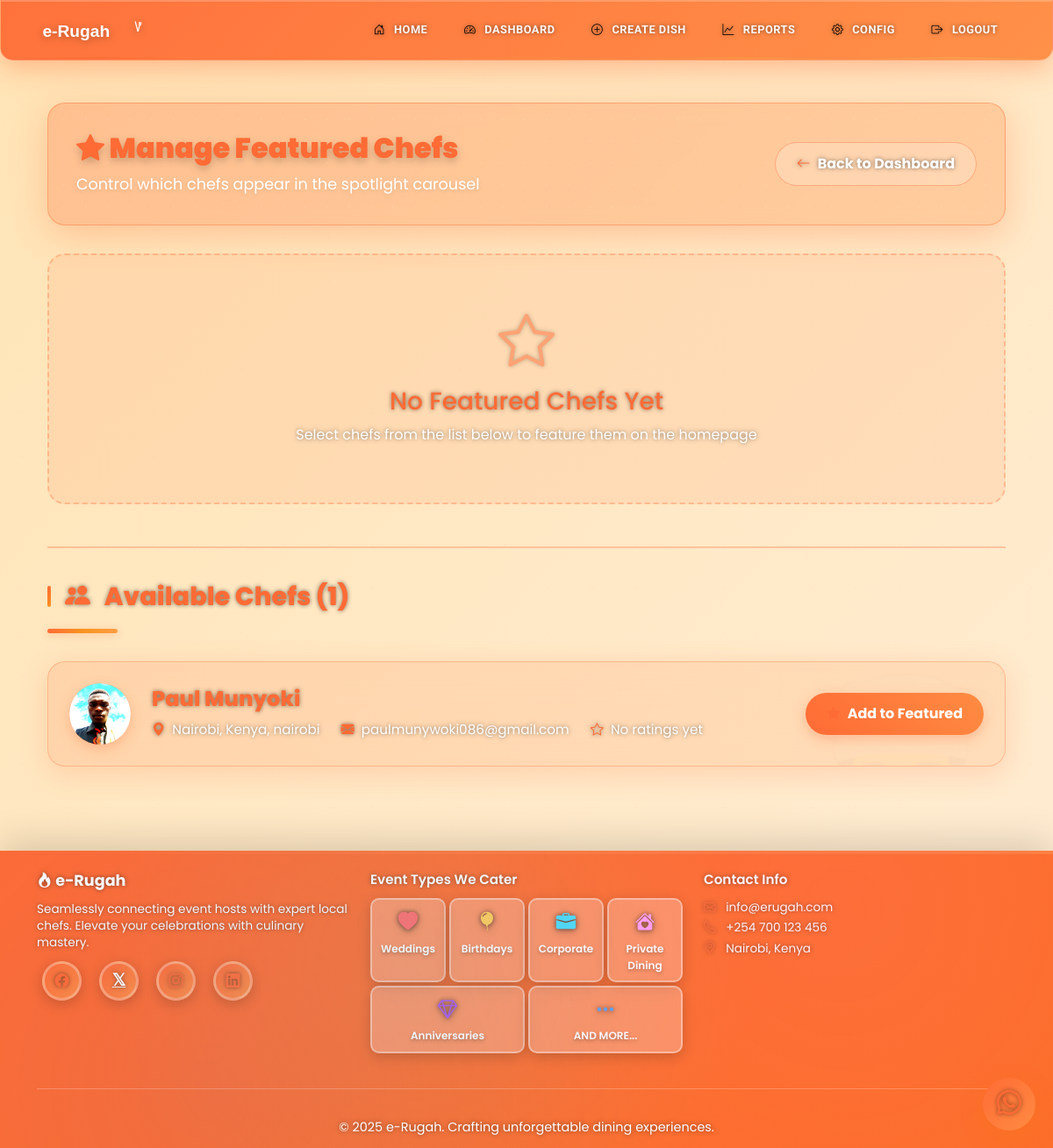
/admin/featured-chefs (signed in), run on the app's committed database.
### models.py (models this page shows, shortened)
class Chef(db.Model):
    id = db.Column(db.Integer, primary_key=True)
    user_id = db.Column(db.Integer, db.ForeignKey('user.id'), nullable=False)
    name = db.Column(db.String(100), nullable=False)
    phone = db.Column(db.String(20), nullable=False)
    county = db.Column(db.String(50), nullable=False)
    sub_county = db.Column(db.String(50), nullable=False)
    town = db.Column(db.String(50), nullable=False)
    about = db.Column(db.Text)
    meals_offered = db.Column(db.Text)
    photo_url = db.Column(db.String(200))
    is_verified = db.Column(db.Boolean, default=False)
    is_approved = db.Column(db.Boolean, default=False)
    created_at = db.Column(db.DateTime, default=datetime.utcnow)
    rating_total = db.Column(db.Integer, default=0)
    rating_count = db.Column(db.Integer, default=0)
    is_featured = db.Column(db.Boolean, default=False)
    featured_priority = db.Column(db.Integer, default=100)
    bookings = db.relationship('Booking', backref='chef', lazy=True)
    @property
    def location(self):
        return f"{self.town}, {self.county}"
    @property
    def has_ratings(self):
        return bool(self.rating_count)

class User(UserMixin, db.Model):
    id = db.Column(db.Integer, primary_key=True)
    email = db.Column(db.String(120), unique=True, nullable=False)
    password_hash = db.Column(db.String(200), nullable=False)
    role = db.Column(db.String(20), nullable=False)
    email_verified = db.Column(db.Boolean, default=False)
    sms_verified = db.Column(db.Boolean, default=False)
    created_at = db.Column(db.DateTime, default=datetime.utcnow)
    chef = db.relationship('Chef', backref='user', uselist=False, lazy=True)
    events = db.relationship('Event', backref='customer', lazy=True)

### main.py (the view)
@app.route('/admin/featured-chefs')
@role_required('admin')
def admin_featured_chefs():
    all_chefs = Chef.query.filter(
        Chef.is_verified.is_(True),
        Chef.is_approved.is_(True)
    ).order_by(
        Chef.is_featured.desc(),
        func.coalesce(Chef.featured_priority, 0).desc(),
        Chef.name
    ).all()
    return render_template('admin_featured_chefs.html', chefs=all_chefs)

### main.py (called while the page is built)
@app.context_processor
def inject_year():
    return {'year': datetime.now().year}

@login_manager.user_loader
def load_user(user_id):
    return User.query.get(int(user_id))

def role_required(role):
    def decorator(f):
        @wraps(f)
        @login_required
        def decorated_function(*args, **kwargs):
            if current_user.role != role:
                flash('Access denied. Insufficient permissions.', 'danger')
                return redirect(url_for('index'))
            return f(*args, **kwargs)
        return decorated_function
    return decorator

### templates/admin_featured_chefs.html (shortened to what this page needs)
{% extends "base.html" %}
{% block content %}
<div class="container mt-4">
    <div class="page-header">
        <div class="d-flex justify-content-between align-items-center flex-wrap gap-3">
            <div>
                <h2 class="mb-0" style="color: #ff6b35; font-weight: 900;">
                    <i class="bi bi-star-fill"></i> Manage Featured Chefs
                </h2>
                <p class="mb-0" style="font-size: 1.1rem; margin-top: 0.5rem;">
                    Control which chefs appear in the spotlight carousel
                </p>
            </div>
            <a href="{{ url_for('admin_dashboard') }}" class="btn btn-secondary">
                <i class="bi bi-arrow-left"></i> Back to Dashboard
            </a>
        </div>
    </div>
    {% set featured_chefs = chefs|selectattr('is_featured')|list %}
    {% if featured_chefs %}
    <div class="section-title">
        <i class="bi bi-star-fill"></i>
        Featured Chefs ({{ featured_chefs|length }})
    </div>
    {% for chef in featured_chefs %}
    <div class="chef-card featured">
        <div class="chef-info">
            <div class="chef-info-left">
                <div class="chef-avatar-admin">
                    {% if chef.photo_url %}
                        {% set chef_photo = chef.photo_url if chef.photo_url.startswith('/') else '/' + chef.photo_url %}
                        <img src="{{ chef_photo }}" alt="{{ chef.name }}" onerror="this.src='{{ url_for('static', filename='images/pexels-janetrangdoan-793765.jpg') }}'">
                    {% else %}
                        <span>👨‍🍳</span>
                    {% endif %}
                </div>
                <div class="chef-details">
                    <h4>
                        {{ chef.name }}
                        <span class="featured-badge">
                            <i class="bi bi-star-fill"></i> FEATURED
                        </span>
                    </h4>
                    <div class="chef-meta">
                        <span>
                            <i class="bi bi-geo-alt-fill"></i>
                            {{ chef.location }}
                        </span>
                        <span>
                            <i class="bi bi-envelope-fill"></i>
                            {{ chef.user.email }}
                        </span>
                    {% if chef.has_ratings %}
                    <span>
                        <i class="bi bi-star-fill"></i>
                        <span class="rating-display">{{ "%.1f"|format(chef.average_rating) }}</span>
                        ({{ chef.rating_count }} ratings)
                    </span>
                    {% else %}
                    <span>
                        <i class="bi bi-star"></i>
                        No ratings yet
                    </span>
                    {% endif %}
                    <span>
                        <i class="bi bi-sort-numeric-down"></i>
                        Priority: <strong>{{ chef.featured_priority or 0 }}</strong>
                    </span>
                </div>
                </div>
            </div>
            <div class="chef-actions">
                <form method="POST" action="{{ url_for('set_chef_priority', chef_id=chef.id) }}" style="display: flex; gap: 0.5rem; align-items: center;">
                    <input type="number" name="priority" class="priority-input"
                           value="{{ chef.featured_priority or 0 }}" min="0" max="100" required>
                    <button type="submit" class="btn btn-primary">
                        <i class="bi bi-check-circle"></i> Set Priority
                    </button>
                </form>
                <form method="POST" action="{{ url_for('toggle_chef_featured', chef_id=chef.id) }}" style="display: inline;">
                    <button type="submit" class="btn btn-secondary">
                        <i class="bi bi-x-circle"></i> Remove from Featured
                    </button>
                </form>
            </div>
        </div>
    </div>
    {% endfor %}
    {% else %}
    <div class="empty-state">
        <i class="bi bi-star"></i>
        <h3 style="color: #ff6b35;">No Featured Chefs Yet</h3>
        <p>Select chefs from the list below to feature them on the homepage</p>
    </div>
    {% endif %}
    {% set available_chefs = chefs|rejectattr('is_featured')|list %}
    {% if available_chefs %}
    <div class="section-divider">
        <div class="section-title">
            <i class="bi bi-people-fill"></i>
            Available Chefs ({{ available_chefs|length }})
        </div>
    </div>
    {% for chef in available_chefs %}
    <div class="chef-card">
        <div class="chef-info">
            <div class="chef-info-left">
                <div class="chef-avatar-admin">
                    {% if chef.photo_url %}
                        {% set chef_photo = chef.photo_url if chef.photo_url.startswith('/') else '/' + chef.photo_url %}
                        <img src="{{ chef_photo }}" alt="{{ chef.name }}" onerror="this.src='{{ url_for('static', filename='images/pexels-janetrangdoan-793765.jpg') }}'">
                    {% else %}
                        <span>👨‍🍳</span>
                    {% endif %}
                </div>
                <div class="chef-details">
                    <h4>{{ chef.name }}</h4>
                    <div class="chef-meta">
                        <span>
                            <i class="bi bi-geo-alt-fill"></i>
                            {{ chef.location }}
                        </span>
                        <span>
                            <i class="bi bi-envelope-fill"></i>
                            {{ chef.user.email }}
                        </span>
                    {% if chef.has_ratings %}
                    <span>
                        <i class="bi bi-star-fill"></i>
                        <span class="rating-display">{{ "%.1f"|format(chef.average_rating) }}</span>
                        ({{ chef.rating_count }} ratings)
                    </span>
                    {% else %}
                    <span>
                        <i class="bi bi-star"></i>
                        No ratings yet
                    </span>
                    {% endif %}
                </div>
                </div>
            </div>
            <div class="chef-actions">
                <form method="POST" action="{{ url_for('toggle_chef_featured', chef_id=chef.id) }}" style="display: inline;">
                    <button type="submit" class="btn btn-primary">
                        <i class="bi bi-star-fill"></i> Add to Featured
                    </button>
                </form>
            </div>
        </div>
    </div>
    {% endfor %}
    {% endif %}
</div>
{% endblock %}

### static/css/style.css (style rules this page uses)
:root { --primary-color: #ff6b35; --secondary-color: #f7931e; --success-color: #2ecc71; --danger-color: #e74c3c; --dark-color: #2c3e50; --light-color: #ecf0f1; --text-dark: #34495e; --accent-color: #ff9f43; --food-green: #6ab04c; --food-red: #eb4d4b; --food-purple: #9b59b6; --food-yellow: #f39c12; }
* { margin: 0; padding: 0; box-sizing: border-box; }
body { font-family: 'Poppins', sans-serif; color: var(--text-dark); line-height: 1.6; background: #fff8f0; background-image: radial-gradient(circle at 10% 20%, rgba(255, 107, 53, 0.05) 0%, transparent 50%), radial-gradient(circle at 90% 80%, rgba(247, 147, 30, 0.05) 0%, transparent 50%), radial-gradient(circle at 50% 50%, rgba(106, 176, 76, 0.03) 0%, transparent 70%); min-height: 100vh; position: relative; overflow-x: hidden; }
body::before { content: ''; position: fixed; top: -50%; right: -50%; width: 200%; height: 200%; background: radial-gradient(circle, rgba(255, 159, 67, 0.03) 1px, transparent 1px); background-size: 50px 50px; animation: grain 8s steps(10) infinite; pointer-events: none; z-index: -1; }
.btn-primary { background: linear-gradient(135deg, var(--primary-color), var(--secondary-color), var(--accent-color)); background-color: var(--primary-color); background-size: 200% auto; border: none; border-color: var(--primary-color); padding: 0.85rem 2.5rem; font-weight: 600; border-radius: 50px; box-shadow: 0 8px 25px rgba(255, 107, 53, 0.4); transition: all 0.4s cubic-bezier(0.68, -0.55, 0.265, 1.55); position: relative; overflow: hidden; color: white; }
.btn-primary::before { content: ''; position: absolute; top: 50%; left: 50%; width: 0; height: 0; border-radius: 50%; background: rgba(255, 255, 255, 0.3); transform: translate(-50%, -50%); transition: width 0.6s, height 0.6s; }
.chef-card { border: none; border-radius: 25px; overflow: hidden; transition: all 0.4s cubic-bezier(0.68, -0.55, 0.265, 1.55); background: white; box-shadow: 0 15px 45px rgba(0, 0, 0, 0.1); position: relative; }
.chef-card::before { content: '👨‍🍳'; position: absolute; font-size: 15rem; opacity: 0.03; top: -3rem; right: -3rem; pointer-events: none; animation: float 6s ease-in-out infinite; }
.section-title { position: relative; padding-bottom: 1.2rem; margin-bottom: 2rem; }
.section-title::after { content: ''; position: absolute; bottom: 0; left: 0; width: 80px; height: 5px; background: linear-gradient(90deg, var(--primary-color), var(--secondary-color), var(--accent-color)); border-radius: 10px; box-shadow: 0 2px 10px rgba(255, 107, 53, 0.3); }
.food-pattern { position: relative; }
.page-header { background: linear-gradient(135deg, var(--primary-color), var(--secondary-color), var(--accent-color)); background-size: 200% auto; color: white; padding: 2.5rem; border-radius: 25px; margin-bottom: 2.5rem; box-shadow: 0 15px 45px rgba(255, 107, 53, 0.4); animation: slideIn 0.6s ease-out, shimmer 8s linear infinite; position: relative; overflow: hidden; }
.page-header::before { content: ''; position: absolute; top: -50%; right: -50%; width: 200%; height: 200%; background: radial-gradient(circle, rgba(255, 255, 255, 0.1) 1px, transparent 1px); background-size: 25px 25px; animation: grain 15s linear infinite; }
.page-header h2 { margin: 0; font-weight: 800; position: relative; z-index: 1; text-shadow: 0 4px 10px rgba(0, 0, 0, 0.2); }
.page-header p { position: relative; z-index: 1; text-shadow: 0 2px 5px rgba(0, 0, 0, 0.1); }
.section-title { color: #2c3e50; font-size: 1.4rem; font-weight: 700; margin-bottom: 1.5rem; display: flex; align-items: center; gap: 0.5rem; }
.section-title::before { content: ''; width: 4px; height: 24px; background: linear-gradient(135deg, #ff6b35, #f7931e); border-radius: 2px; }

### templates/base.html (style rules this page uses)
* { scrollbar-width: thin; scrollbar-color: #ff6b35 rgba(255, 107, 53, 0.1); }

### data on the page
Chef: name "Paul Munyoki", location "Nairobi, Kenya, nairobi", user.email "paulmunywoki086@gmail.com", rating_count 0 (drawn)

### other printed values
{{ available_chefs|length }} "1"
